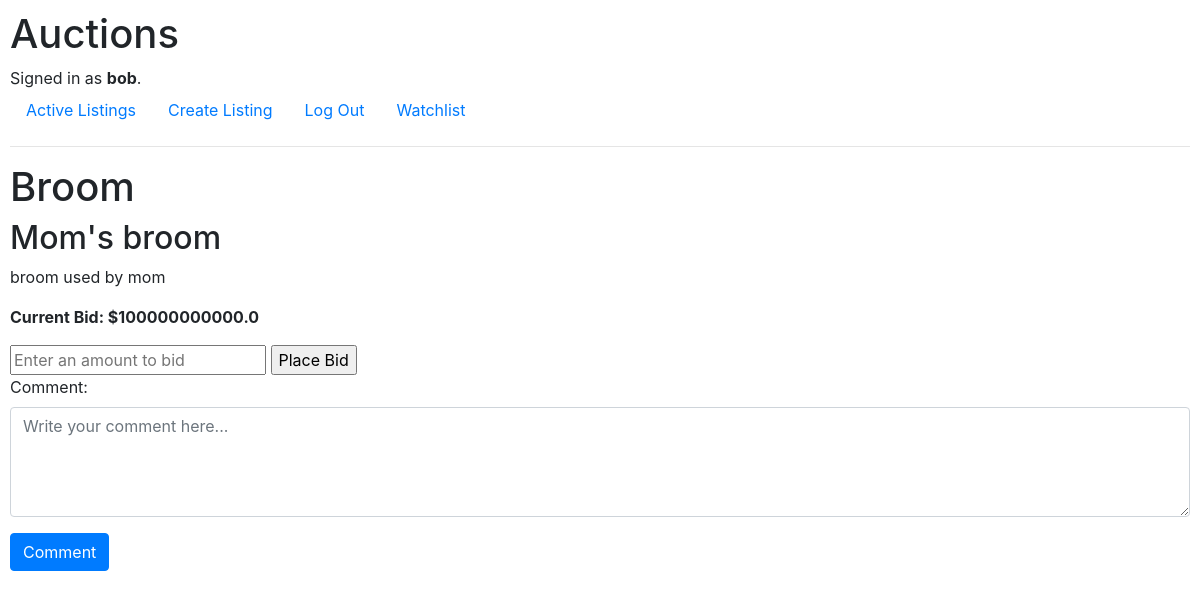
Page /listing_page/1 (signed in) on the committed database.
### auctions/models.py (models this page shows, shortened)
class User(AbstractUser):
    watchlist = models.ManyToManyField(
        "auctions.Auctions",
        blank=True,
        related_name="watchlist_users",
    )  # ManyToManyField to Auctions model for watchlist functionality

class Auctions(models.Model):
    auction_id = models.BigAutoField(primary_key=True)
    auction_name = models.CharField(max_length=1000)
    item_image = models.CharField(
        max_length=10000, blank=True, null=True, default=None
    )
    item_category = models.CharField(max_length=1000, blank=True, null=True, default=None)
    item_name = models.CharField(max_length=1000, default="No Name")
    item_description = models.CharField(max_length=10000, default="None")
    starting_bid = models.FloatField()
    listing_creation_time = models.DateTimeField(auto_now_add=True)
    listed_by = models.ForeignKey(
        User, on_delete=models.CASCADE, related_name="listed_items"
    )
    current_bid = models.FloatField()
    current_bid_by = models.ForeignKey(
        User, blank=True, null=True,
        default=None,
        on_delete=models.SET_NULL,
        related_name="winning_bids"
    )
    status = models.CharField(max_length=4, default="Sale")
    sold_to = models.ForeignKey(
        User, blank=True,
        null=True,
        on_delete=models.SET_NULL,
        related_name="purchased_items",
    )

### auctions/views.py (the view, shortened to what this page needs)
# urls.py: path("listing_page/<int:auction_id>", views.listing_page, name="listing_page"),
def listing_page(request, auction_id):
    auction = Auctions.objects.get(pk=auction_id)
    return render(request, "auctions/listing_page.html", {
        "a": auction
    })

### auctions/templates/auctions/listing_page.html (shortened to what this page needs)
{% extends "auctions/layout.html" %} {% block body %}
<h1>{{ a.auction_name }}</h1>
<h2>{{ a.item_name }}</h2>
<p>{{ a.item_description }}</p>
{% if a.status != "Sold" %}
  {% if a.current_bid_by is None %}
    <p><strong>Starting Bid: ${{ a.starting_bid }}</strong></p>
  {% else %}
    <p><strong>Current Bid: ${{ a.current_bid }}</strong></p>
  {% endif %}
<form action="{{ a.id }}" method="post">
    <input type="text" name="bid" placeholder="Enter an amount to bid">
    <input type="submit" name="submit" value="Place Bid">
  </form>
{% else %}
  <p><strong>Item "{{ a.item_name }}" sold by user {{ a.listed_by }} at the price of ${{ a.current_bid }} to user {{ a.sold_to }}</strong></p>
{% endif %}
<form>
        <div class="form-group">
            <label for="comment">Comment:</label>
            <textarea class="form-control" id="comment" name="comment" placeholder="Write your comment here..." rows="4"></textarea>
        </div>
        <input type="submit" name="submit" class="btn btn-primary" value="Comment">
</form>
{% endblock%}

### auctions/templates/auctions/layout.html (shortened to what this page needs)
{% load static %}
<!DOCTYPE html>
<html lang="en">
    <head>
        <link rel="stylesheet" href="https://stackpath.bootstrapcdn.com/bootstrap/4.4.1/css/bootstrap.min.css">
        <link href="{% static 'auctions/styles.css' %}" rel="stylesheet">
    </head>
    <body>
        <h1>Auctions</h1>
        <div>
            {% if user.is_authenticated %}
                Signed in as <strong>{{ user.username }}</strong>.
            {% else %}
                Not signed in.
            {% endif %}
        </div>
        <ul class="nav">
            <li class="nav-item">
                <a class="nav-link" href="{% url 'auctions:index' %}">Active Listings</a>
            </li>
            {% if user.is_authenticated %}
                <li class="nav-item">
                    <a class="nav-link" href="{% url 'auctions:new_listing' %}"> Create Listing</a>
                </li>
                <li class="nav-item">
                    <a class="nav-link" href="{% url 'auctions:logout' %}">Log Out</a>
                </li>
                <li class="nav-item">
                    <a class="nav-link" href="{% url 'auctions:watchlist' %}">Watchlist</a>
                </li>
            {% endif %}
        </ul>
        <hr>
        {% block body %}
        {% endblock %}
    </body>
</html>

### auctions/static/auctions/styles.css (style rules this page uses)
body { padding: 10px; }

### rows in the picture
User: username "bob"
Auctions: auction_name "Broom", item_name "Mom's broom", item_description "broom used by mom", current_bid "100000000000.0"
